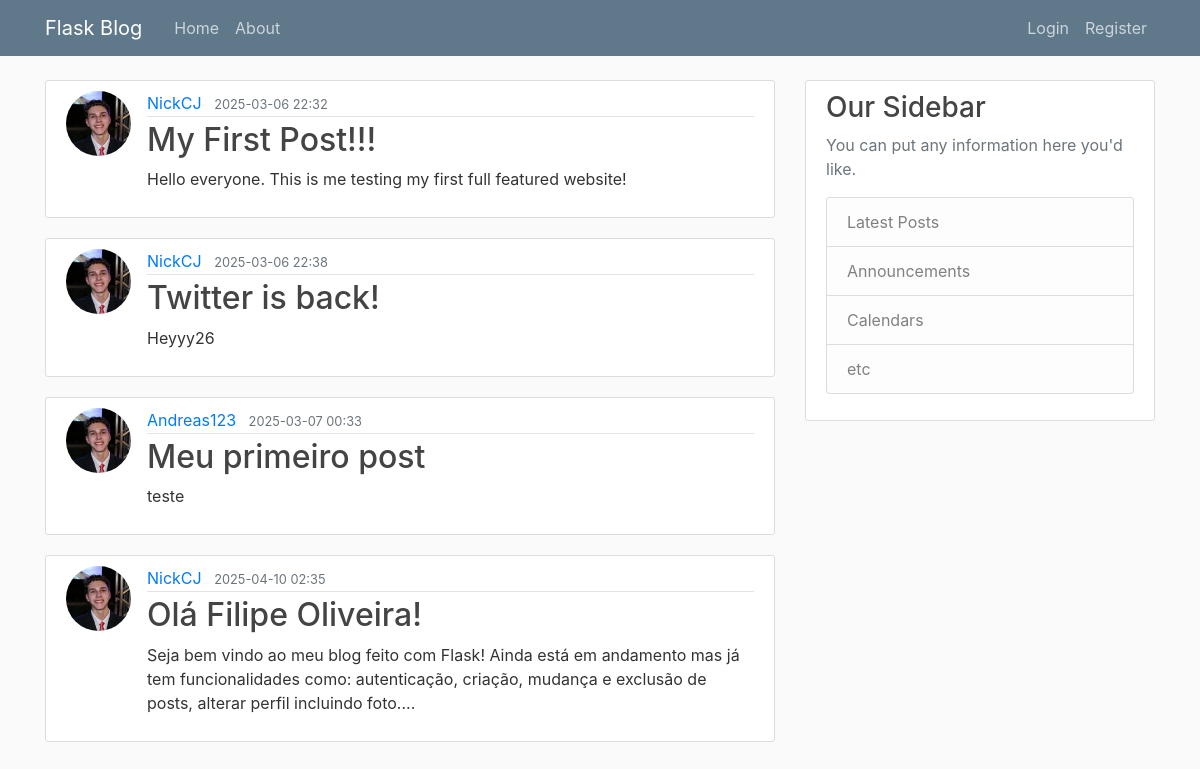
The page /home on the database its author committed.
### models.py (models this page shows, shortened)
class Post(db.Model):
    id = db.Column(db.Integer, primary_key=True)
    title = db.Column(db.String(100), nullable=False)
    date_posted = db.Column(db.DateTime, nullable=False, default=lambda: datetime.now(timezone.utc))
    content = db.Column(db.Text, nullable=False)
    user_id = db.Column(db.Integer, db.ForeignKey('user.id'), nullable=False)
    def __repr__(self):
        return f"Post('{self.title}', '{self.date_posted}')"

class User(db.Model, UserMixin):
    id = db.Column(db.Integer, primary_key=True)
    username = db.Column(db.String(20), unique=True, nullable=False)
    email = db.Column(db.String(120), unique=True, nullable=False)
    image_file = db.Column(db.String(20), nullable=False, default='default.png')
    password = db.Column(db.String(60), nullable=False)
    posts = db.relationship('Post', backref='author', lazy=True)

### routes/blog_routes.py (the view)
@routes.route("/")
@routes.route("/home")
def home_page():
    posts = Post.query.all()
    print(posts)
    return render_template('home.html', posts=posts)

### templates/home.html
{% extends "layout.html" %}
{% block content %}
    {% for post in posts %}
        <article class="media content-section">
            <img class="rounded-circle article-img" src="{{ url_for('static', filename='profile_pics/' + post.author.image_file) }}">
            <div class="media-body">
            <div class="article-metadata">
                <a class="mr-2" href="#">{{ post.author.username }}</a>
                <small class="text-muted">{{ post.date_posted.strftime('%Y-%m-%d %H:%M') }}</small>
            </div>
            <h2><a class="article-title" href="#">{{ post.title }}</a></h2>
            <p class="article-content">{{ post.content }}</p>
            </div>
        </article>
    {% endfor %}
{% endblock content %}

### static/main.css (style rules this page uses)
body { background: #fafafa; color: #333333; margin-top: 5rem; }
h1, h2, h3, h4, h5, h6 { color: #444444; }
.content-section { background: #ffffff; padding: 10px 20px; border: 1px solid #dddddd; border-radius: 3px; margin-bottom: 20px; }
.article-title { color: #444444; }
.article-content { white-space: pre-line; }
.article-img { height: 65px; width: 65px; margin-right: 16px; }
.article-metadata { padding-bottom: 1px; margin-bottom: 4px; border-bottom: 1px solid #e3e3e3 }

### rows shown on the page
Post: image_file (picture), author.username "NickCJ", date_posted "2025-03-06 22:32", title "My First Post!!!", content "Hello everyone. This is me testing my first full featured website!"
Post: image_file (picture), author.username "NickCJ", date_posted "2025-03-06 22:38", title "Twitter is back!", content "Heyyy26"
Post: image_file (picture), author.username "Andreas123", date_posted "2025-03-07 00:33", title "Meu primeiro post", content "teste"
Post: image_file (picture), author.username "NickCJ", date_posted "2025-04-10 02:35", title "Olá Filipe Oliveira!", content "Seja bem vindo ao meu blog feito com Flask! Ainda está em andamento mas já tem funcionalidades como: autenticação, criação, mudança e exclusão de posts, alterar perfil incluindo foto...."
